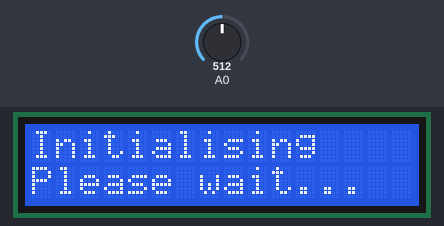
The sketch below on a simulated Arduino Uno, built with avr-gcc and run on an emulated ATmega328P. Shown: 16×2 character LCD. The test bench sets the inputs (shaded band); at power-on: A0 = 512.

Above: at 0.1 s.
At 5.1 s:
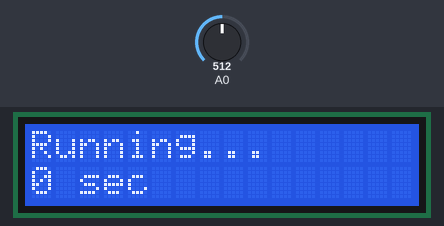
At 12.1 s:
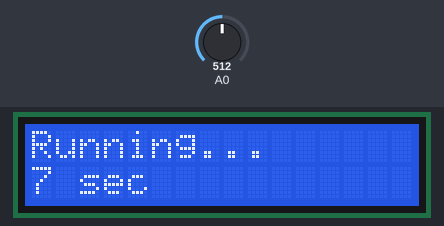
At 21.1 s:
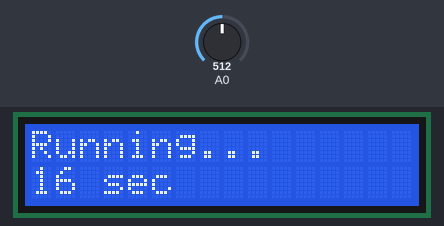
At 29.1 s:
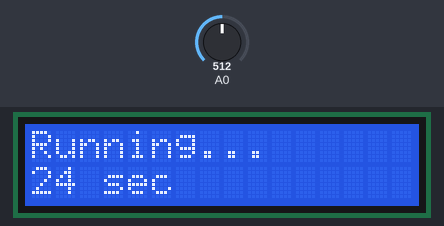
At 38.1 s:
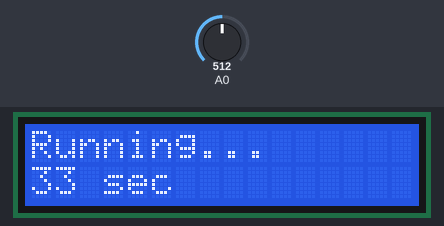

The sketch:

LCD-Proof_of_Concept-ArduinoUNO.ino
```cpp
#define MAINMENUINIT 1
#define MAINMENU 2
#define RUNMENUINIT 3
#define RUNMENU 4
#define PROCESSING 5

#define RIGHT 0
#define UP 1
#define DOWN 2
#define LEFT 3
#define SELECT 4
#define NONE 5

#include <Arduino.h>
#include <avr/io.h>
#include <util/delay.h>
//#include <Adafruit_LiquidCrystal.h>
#include <LiquidCrystal.h>
//typedef Adafruit_LiquidCrystal LiquidCrystal;
//LiquidCrystal lcd(0); // Initialises LCD on default address #0. Alternatively, change to 3 and jump A0 & A1.
LiquidCrystal lcd(8,9,4,5,6,7);
unsigned int state = MAINMENUINIT;
unsigned int debounce = 0;
unsigned long startTime = 0;
unsigned long endTime = 0;
unsigned long currentTime = 0;
char printTime[16];

int readAdcButton(){
  int adc_key_in = analogRead(0);
  if (adc_key_in > 1500) return NONE;
  if (adc_key_in < 50)   return RIGHT;
  if (adc_key_in < 195)  return UP;
  if (adc_key_in < 380)  return DOWN;
  if (adc_key_in < 500)  return LEFT;
  if (adc_key_in < 700)  return SELECT;
  return NONE;  // when all others fail, return this...
}
bool readButton(unsigned int button){
  if(readAdcButton() == button){
    return true;
  }
  else{
    return false;
  }
}

void setup() {
  // put your setup code here, to run once:
  // Initialise IO Pins

  // Initialise LCD Screen
  //if(!lcd.begin(16,2)){ // Initialise LCD, returning if successful or not.
  //  // If LCD is not working or not connected, and abort.
  //  while(1);
  //}
  lcd.begin(16,2);
  lcd.clear();
  lcd.setCursor(0,0); // Sets cursor to 1st row, 1st character
  lcd.noCursor();
  lcd.print("Initialising");
  delay(10);
  lcd.setCursor(0,1); // Sets cursor to 2nd row, 1st character
  lcd.print("Please wait...");
  // Initialise Sensors (WHEN APPLICABLE)

  // Initialise Timer (WHEN APPLICABLE)

  // Initialise Buttons (WHEN APPLICABLE)

  // DEMO CODE
  delay(5000);
}

void loop() {
  // put your main code here, to run repeatedly:
  // Activate certain code depending on the current state.
  switch(state){
    case MAINMENUINIT:
      lcd.clear();
      lcd.setCursor(0,0);
      lcd.print("Aero Logger V0.1");
      lcd.setCursor(0,1);
      lcd.print("Press START");
      state = MAINMENU;
      break;
    case MAINMENU:
      if(readButton(SELECT)){
        if(debounce != 10){
          debounce++;
        }
        else{
          debounce++;
          state = RUNMENUINIT;
        }
      }
      else{
        debounce = 0;
      }
      break;
    case RUNMENUINIT:
      lcd.clear();
      lcd.setCursor(0,0);
      lcd.print("Running..."); // "Passed Time".
      startTime = millis();
      state = RUNMENU;
      break;
    case RUNMENU:
      //NOTE: No such thing as try catch on arduino. Requires manual error handling (i.e. checking whether actions are possible)
      if(readButton(SELECT)){
        if(debounce != 10){
          debounce++;
        }
        else{
          debounce++;
          endTime = millis();
          state = PROCESSING;
        }
      }
      else{
        debounce = 0;
      }
      // INSERT RUNNING CODE HERE
      currentTime = millis() - startTime;
      //sprintf(printTime,"%u",currentTime/1000);
      lcd.setCursor(0,1);
      lcd.print(currentTime/1000);
      lcd.print(" sec");
      break;
    case PROCESSING:
      endTime = millis();
      lcd.clear();
      lcd.setCursor(0,0);
      lcd.print("Saving Data...");
      lcd.setCursor(0,1);
      lcd.print("DO NOT SHUT DOWN");
      // INSERT CODE FOR PROCESSING AND SAVING DATA
      //DEMO CODE
      delay(10000);
      state = MAINMENUINIT;
      break;
  }
}
```

Measured:
- what the display in image 0 shows lasts 5.0 s, from 0.1 s to 5.1 s
- what the display in image 1 shows lasts 1.0 s, from 5.1 s to 6.1 s
